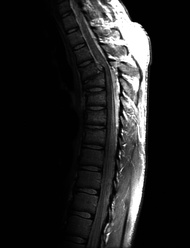
#> input picture 实验/第三章/图 b.jpg, 190 x 248 px, shrunk from 373 x 488 before the run
$ python '作业2_拉普拉斯锐化.py'
#> lines starting #> are read from the running program, lines starting #| are printed output that depends on the picture
#!/usr/bin/env python
# -*- coding: utf-8 -*-
"""
作业2: 拉普拉斯锐化
使用拉普拉斯算子对图像进行锐化处理
"""

import numpy as np
import matplotlib.pyplot as plt
from PIL import Image
import os
import matplotlib

# 设置中文字体 - 使用更可靠的方法
matplotlib.rcParams['font.sans-serif'] = ['Arial Unicode MS', 'Heiti TC', 'STHeiti']
matplotlib.rcParams['font.family'] = 'sans-serif'
matplotlib.rcParams['axes.unicode_minus'] = False


def get_laplacian_kernel(kernel_type='standard'):
    """
    获取拉普拉斯卷积核

    Args:
        kernel_type: 核类型
            'standard': 作业要求指定的拉普拉斯核（包含对角线）

    Returns:
        kernel: 3x3拉普拉斯核
    """
    # 作业要求指定的拉普拉斯核（包含对角线的8邻域核）
    # [-1, -1, -1]
    # [-1,  8, -1]
    # [-1, -1, -1]
    kernel = np.array([
        [-1, -1, -1],
        [-1,  8, -1],
        [-1, -1, -1]
    ], dtype=np.float32)

    return kernel


def laplacian_filter(image, kernel):
    """
    应用拉普拉斯滤波器

    Args:
        image: 输入灰度图像
        kernel: 拉普拉斯卷积核

    Returns:
        filtered: 拉普拉斯滤波结果
    """
    # 获取图像和核的尺寸
    h, w = image.shape
    kh, kw = kernel.shape
    pad_h, pad_w = kh // 2, kw // 2

    # 使用反射填充处理边界
    padded = np.pad(image.astype(np.float32),
                    ((pad_h, pad_h), (pad_w, pad_w)),
                    mode='reflect')

    # 初始化输出
    filtered = np.zeros_like(image, dtype=np.float32)

    # 执行卷积
    for i in range(h):
        for j in range(w):
            # 提取邻域
            region = padded[i:i+kh, j:j+kw]
            # 卷积计算
            filtered[i, j] = np.sum(region * kernel)

    return filtered


def laplacian_sharpen(image, kernel):
    """
    执行拉普拉斯锐化

    根据式(3.54)实现锐化：
    - 如果使用标准核(中心为正): g(x,y) = f(x,y) - ∇²f(x,y)
    - 如果使用负核(中心为负): g(x,y) = f(x,y) + ∇²f(x,y)

    Args:
        image: 输入灰度图像
        kernel: 拉普拉斯卷积核

    Returns:
        laplacian_response: 拉普拉斯响应
        sharpened: 锐化后的图像
    """
    # 应用拉普拉斯滤波
    laplacian_response = laplacian_filter(image, kernel)

    # 根据式(3.54)和核的类型决定锐化公式
    # 由于使用的是正核（中心为+8），锐化公式为：g(x,y) = f(x,y) + ∇²f(x,y)
    sharpened = image.astype(np.float32) + laplacian_response

    # 裁剪到[0, 255]范围
    sharpened = np.clip(sharpened, 0, 255).astype(np.uint8)

    # 归一化拉普拉斯响应以便可视化
    laplacian_display = laplacian_response.copy()
    laplacian_display = (laplacian_display - laplacian_display.min())
    if laplacian_display.max() > 0:
        laplacian_display = laplacian_display / laplacian_display.max() * 255
    laplacian_display = laplacian_display.astype(np.uint8)

    return laplacian_display, sharpened


def load_image(image_path):
    """
    加载图像并转换为灰度图

    Args:
        image_path: 图像文件路径

    Returns:
        image: 灰度图像numpy数组
    """
    if not os.path.exists(image_path):
        raise FileNotFoundError(f"图像文件不存在: {image_path}")

    # 使用PIL加载图像
    img = Image.open(image_path)

    # 转换为灰度图
    if img.mode != 'L':
        img = img.convert('L')

    # 转换为numpy数组
    image = np.array(img)

    return image


def visualize_laplacian_sharpening(original, laplacian_response, sharpened, kernel):
    """
    可视化拉普拉斯锐化结果

    Args:
        original: 原始图像
        laplacian_response: 拉普拉斯响应
        sharpened: 锐化后的图像
        kernel: 使用的拉普拉斯核
    """
    fig, axes = plt.subplots(1, 3, figsize=(15, 5))
    fig.suptitle('拉普拉斯锐化结果', fontsize=16, fontweight='bold')

    # 原始图像
    axes[0].imshow(original, cmap='gray', vmin=0, vmax=255)
    axes[0].set_title('原始图像', fontsize=12)
    axes[0].axis('off')

    # 拉普拉斯响应
    axes[1].imshow(laplacian_response, cmap='gray')
    axes[1].set_title('拉普拉斯滤波响应', fontsize=12)
    axes[1].axis('off')

    # 添加核的显示
    kernel_text = "使用的拉普拉斯核:\n"
    for row in kernel:
        kernel_text += "  " + "  ".join([f"{int(x):2d}" for x in row]) + "\n"
    axes[1].text(0.02, 0.98, kernel_text, transform=axes[1].transAxes,
                fontsize=9, verticalalignment='top', family='monospace',
                bbox=dict(boxstyle='round', facecolor='wheat', alpha=0.5))

    # 锐化图像
    axes[2].imshow(sharpened, cmap='gray', vmin=0, vmax=255)
    axes[2].set_title('锐化后图像', fontsize=12)
    axes[2].axis('off')

    # 添加统计信息
    info_text = f"对比度提升\n边缘增强"
    axes[2].text(0.02, 0.98, info_text, transform=axes[2].transAxes,
                fontsize=10, verticalalignment='top',
                bbox=dict(boxstyle='round', facecolor='lightblue', alpha=0.5))

    plt.tight_layout()
    return fig


def main():
    """主程序"""
    print("=" * 60)
    print("作业2: 拉普拉斯锐化")
    print("=" * 60)

    # 图像路径
    image_path = "../图 b.jpg"
    output_dir = "../输出结果/作业2_拉普拉斯锐化"

    # 创建输出目录
    os.makedirs(output_dir, exist_ok=True)

    try:
        # 1. 加载图像
        print(f"\n1. 加载图像: {image_path}")
        original = load_image(image_path)
#> in load_image, img is the input picture: PIL image 190x248 L; min 0, max 255, mean 32.6
        print(f"   图像尺寸: {original.shape}")
#|    图像尺寸: (248, 190)

        # 2. 获取拉普拉斯核
        print("\n2. 获取拉普拉斯卷积核（作业要求指定）")
        kernel = get_laplacian_kernel('standard')
        print("   拉普拉斯核（包含对角线的8邻域核）:")
        for row in kernel:
            print("   ", row)

        # 3. 执行拉普拉斯锐化
        print("\n3. 执行拉普拉斯锐化")
        laplacian_response, sharpened = laplacian_sharpen(original, kernel)
#> in laplacian_filter, `padded = np.pad(image.astype(np.float32), ((pad_h, pad_h), (pad_w, pad..`:
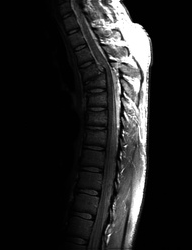
#> padded: shape (250, 192) float32; min 0, max 255, mean 32.1
#> after the loop in laplacian_filter, `for i in range(h):`:
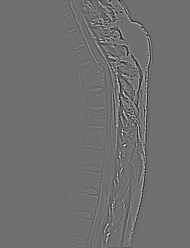
#> filtered: shape (248, 190) float32; min -833, max 1063, mean -0.1; drawn with min black and max white
#> in laplacian_sharpen, `sharpened = np.clip(sharpened, 0, 255).astype(np.uint8)`:
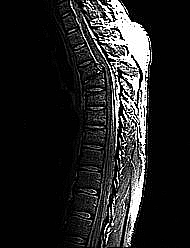
#> sharpened: shape (248, 190); min 0, max 255, mean 33.8
        print("   锐化完成")

        # 4. 可视化结果
        print("\n4. 生成可视化结果")
        fig = visualize_laplacian_sharpening(
            original, laplacian_response, sharpened, kernel
        )

        # 5. 保存结果
        print("\n5. 保存结果")

        # 保存锐化图像
        sharpened_img = Image.fromarray(sharpened)
        sharpened_path = os.path.join(output_dir, "锐化图像.png")
        sharpened_img.save(sharpened_path)
        print(f"   锐化图像已保存: {sharpened_path}")

        # 保存拉普拉斯响应
        laplacian_img = Image.fromarray(laplacian_response)
        laplacian_path = os.path.join(output_dir, "拉普拉斯响应.png")
        laplacian_img.save(laplacian_path)
        print(f"   拉普拉斯响应已保存: {laplacian_path}")

        # 保存可视化结果
        result_path = os.path.join(output_dir, "完整结果.png")
        fig.savefig(result_path, dpi=150, bbox_inches='tight')
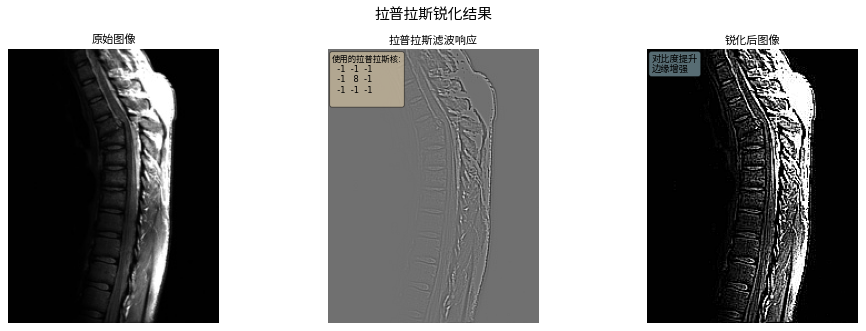
#> figure drawn by matplotlib, 3 panels
        print(f"   完整结果已保存: {result_path}")

        print("\n" + "=" * 60)
        print("处理完成！")
        print("=" * 60)

        # 显示图像
        plt.show()

    except Exception as e:
        print(f"\n错误: {e}")
        import traceback
        traceback.print_exc()


if __name__ == "__main__":
    main()

$ run again, with 实验/第三章/图 a.jpg copied over 实验/第三章/图 b.jpg
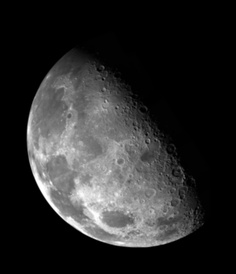
#> input picture 实验/第三章/图 a.jpg, 236 x 274 px, shrunk from 464 x 538 before the run
#> in load_image, img is the input picture: PIL image 236x274 L; min 0, max 255, mean 42.6
#|    图像尺寸: (274, 236)
#> after the loop in laplacian_filter, `for i in range(h):`:
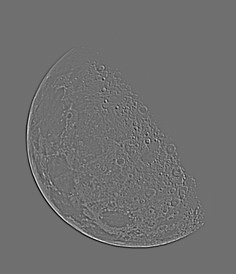
#> filtered: shape (274, 236) float32; min -451, max 576, mean 0; drawn with min black and max white
#> in laplacian_sharpen, `sharpened = np.clip(sharpened, 0, 255).astype(np.uint8)`:
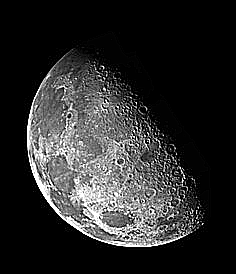
#> sharpened: shape (274, 236); min 0, max 255, mean 43.5
